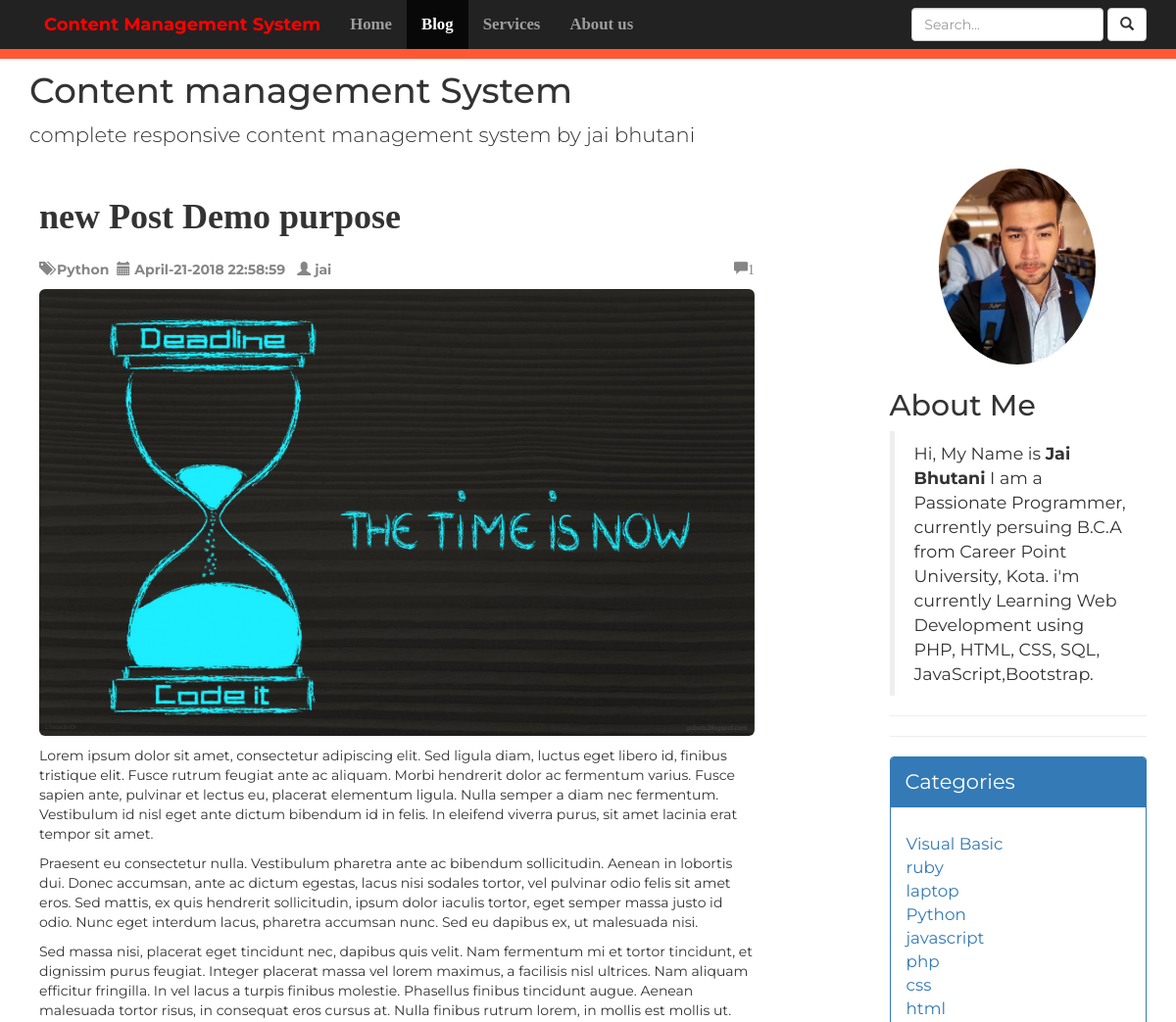
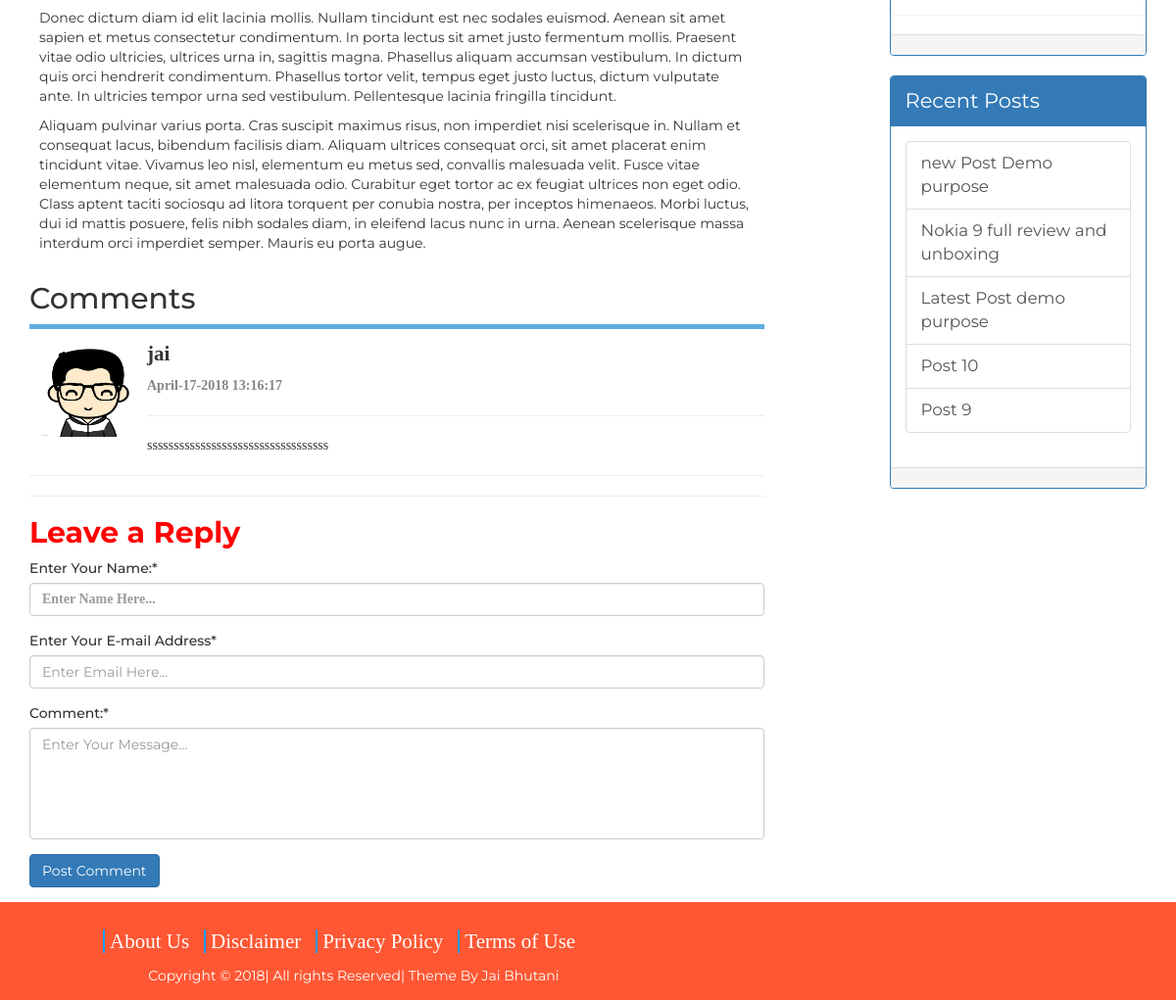
The page /fullpost.php?id=23 on the database its author committed (2 pictures, top to bottom).
### tables this page shows
CREATE TABLE `admin_panel` (
  `id` int(100) NOT NULL,
  `datetime` varchar(100) NOT NULL,
  `category` varchar(100) NOT NULL,
  `author` varchar(100) NOT NULL,
  `image` varchar(200) NOT NULL,
  `title` varchar(100) NOT NULL,
  `post` varchar(10000) NOT NULL
);

CREATE TABLE `comments` (
  `id` int(100) NOT NULL,
  `datetime` varchar(100) NOT NULL,
  `name` varchar(200) NOT NULL,
  `email` varchar(200) NOT NULL,
  `comment` varchar(500) NOT NULL,
  `approver` varchar(100) NOT NULL,
  `post_id` int(100) NOT NULL,
  `status` varchar(100) NOT NULL
);

CREATE TABLE `category` (
  `id` int(100) NOT NULL,
  `name` varchar(100) NOT NULL,
  `datetime` varchar(100) NOT NULL,
  `creatorname` varchar(100) NOT NULL
);

### fullpost.php (the view, shortened to what this page needs)
<?php
$post_Id=$_GET['id'];
?>
<!DOCTYPE html>
<html>
  <head>
    <link rel="stylesheet" href="css/bootstrap.min.css">
    <link rel="stylesheet" href="css/publicstyles.css">
  <link rel="stylesheet" href="https://stackpath.bootstrapcdn.com/font-awesome/4.7.0/css/font-awesome.min.css">
  <link type="text/css" rel="stylesheet" href="https://cdn.jsdelivr.net/jquery.jssocials/1.4.0/jssocials.css" />
  <link type="text/css" rel="stylesheet" href="https://cdn.jsdelivr.net/jquery.jssocials/1.4.0/jssocials-theme-classic.css" />
  </head>
  <body>
      <nav class="nav navbar-inverse navbar-fixed-top bor" role="navigation">
  <div class="container">
      <div class="navbar-header">
      <a class="navbar-brand" href="blog.php?page=1">
        <span style="color:red; font-weight:bold;">Content Management System</span>
</a>
       </div>
       <div class="collapse navbar-collapse" id="collapse">
        <ul class="nav navbar-nav">
          <li><a href="blog.php?page=1">Home</a></li>
          <li class="active"><a href="blog.php?page=1">Blog</a></li>
          <li><a href="#">Services</a></li>
          <li><a href="Aboutus.php">About us</a></li>
          </ul>
          <form class="navbar-form navbar-right" action="blog.php">
            <div class="form-group">
               <input class="form-control" type="text" name="Search" placeholder="Search...">
            <button class="btn btn-default" name="searchbutton">
              <i class="glyphicon glyphicon-search"></i>
            </button>
              </div>
          </form>
        </div>
</div>
    </nav>
<div class="container">
  <div class="blog-header">
    <h1>Content management System </h1>
    <p class="lead">complete responsive content management system by jai bhutani</p>
  </div>
<div class="row">
  <div class="col-sm-8">
    <?php
    if (isset($_GET["searchbutton"])) {
      $search=$_GET["Search"];
      $viewquery="SELECT * FROM admin_panel
      WHERE datetime LIKE '%$search%'
      or category LIKE '%$search%'
      or title LIKE '%$search%'
      or post LIKE '%$search%'
      or author LIKE '%$search%'";
    }
else{
  $id=$_GET['id'];
    $viewquery="SELECT * FROM admin_panel  WHERE id=$id ORDER BY id desc";}
    $execute=mysql_query($viewquery);
    while ($datarows=mysql_fetch_array($execute)) {
              $post_id=$datarows['id'];
              $post_datetime=$datarows['datetime'];
              $post_category=$datarows['category'];
              $post_author=$datarows['author'];
              $post_image=$datarows['image'];
              $post_title=$datarows['title'];
              $post_content=$datarows['post'];
     ?>
     <div class="blogpost ">
       <h1 class="post-heading">  <?php echo htmlentities($post_title);?></h1>
       <p class="description"><i class="glyphicon glyphicon-tags  "></i> <?php echo htmlentities($post_category); ?>&nbsp; <i class="glyphicon glyphicon-calendar"></i> <?php echo htmlentities($post_datetime); ?>
         &nbsp; <i class="glyphicon glyphicon-user"></i> <?php echo htmlentities($post_author); ?>
         <?php
         $querycomm="SELECT COUNT(*) FROM comments WHERE post_id='$post_id' AND status='ON'";
         $executecomm=mysql_query($querycomm);
         $rowscomm=mysql_fetch_array($executecomm);
         $totalcomm=array_shift($rowscomm);
         ?>
         <i class="glyphicon glyphicon-comment  pull-right"><?php echo $totalcomm; ?> </i>
             </p>
       <img class="img-responsive img-rounded" src="upload/<?php echo $post_image; ?>">
       <div class="caption">
         <p class="post"> <?php
           echo $post_content;
         ?></p>
       </div>
     </div>
   <?php } ?>
<h2 class="h2" >Comments</h2>
<span><p class="border" ></p> </span>
<?php
$cquery="SELECT * FROM comments WHERE post_id='$post_Id'and status='ON'ORDER BY id desc";
$cexecute=mysql_query($cquery);
while ($datarows=mysql_fetch_array($cexecute)) {
            $cNAme=$datarows['name'];
          $cDate  =$datarows['datetime'];
          $cComment  =$datarows['comment'];
 ?>
<div class="comments ">
  <div class="">
<img src="images/user-icon.png"  class="logo pull-left img-responsive img-rounded" >
<p class="comm-name" ><?php echo $cNAme ?> </p>
<p class="description"><?php echo $cDate; ?> </p></div><hr>
<div class="">
<p><?php echo nl2br($cComment); ?> </p></div>
</div> <hr>
<?php } ?>
   <hr>
   <div class="Add-Comment">
     <h2  class="h2 highlight" >Leave a Reply</h2>
     <form class="form" action="fullpost.php?id=<?php echo $post_Id; ?>" method="post">
     <div class="form-group">
     <label for="Name"><span class="h5">Enter Your Name:* </span> </label>
     <input class="form-control" type="text" name="Name" id="Title" placeholder="Enter Name Here..." required >
     </div>
     <div class="form-group">
     <label for="Email"><span class="h5">Enter Your E-mail Address*</span> </label>
     <input class="form-control" type="email" name="Email" id="Email" placeholder="Enter Email Here..." required>
     </div>
     <div class="form-group">
     <label for="Comment"><span class="h5">Comment:*</span> </label>
 <textarea name="Comment" class="form-control"id="Comment" rows="5" placeholder="Enter Your Message..." required></textarea>
     </div>
     <div class="form-group">
                   <input class="btn btn-primary"type="submit" name="submit" value="Post Comment">
     </div>
</form>
   </div>
  </div>
  <div class="col-sm-offset-1 col-sm-3">
    <div class="side">
    <img class="img-responsive img-circle author-image " src="images/author.jpg" alt="">
    <h2>About Me</h2>
    <blockquote><p class="author-about">Hi, My Name is <strong>Jai Bhutani</strong> I am a Passionate Programmer, currently persuing B.C.A from Career Point University, Kota. i'm currently Learning Web Development using PHP, HTML, CSS, SQL, JavaScript,Bootstrap.</p></blockquote>
    </div>
<hr> <hr>
  <div class="panel panel-primary">
    <div class="panel-heading">
    <span class="heading">Categories</span>
    </div>
    <div class="panel panel-body">
  <?php
  $categoryquery="SELECT * FROM category ORDER BY id desc";
  $categoryexecute=mysql_query($categoryquery);
  while ($categorydata=mysql_fetch_array($categoryexecute)) {
    $categoryname=$categorydata['name'];
   ?>
  <span><a href="blog.php?category=<?php echo $categoryname; ?>"><?php echo $categoryname; ?> </a></span>
  <br>
  <?php } ?>
    </div>
    <div class="panel-footer">
    </div>
  </div>
  <div class="panel panel-primary">
    <div class="panel-heading">
      <span class="heading">Recent Posts</span>
    </div>
  <div class="panel-body">
    <div class="list-group">
    <?php
    $recentquery="SELECT * FROM admin_panel ORDER BY id desc LIMIT 0,5";
    $recentexecute=mysql_query($recentquery);
    while ($recentdata=mysql_fetch_array($recentexecute)) {
      $recenttitle=$recentdata['title'];
      $recentid=$recentdata['id'];
  ?>
  <a class="list-group-item" href="fullpost.php?id=<?php echo $recentid; ?>"><?php echo $recenttitle; ?> </a>
  <?php } ?>
  </div>
  </div>
  <div class="panel-footer">
  </div>
  </div>
  </div>
</div>
</div>
<div class="container-fluid">
  <div class="row">
    <div class="col-sm-12 footer">
      <ul class="list-group">
        <li class="pull-left "><a href="Aboutus.php" class="li">About Us</a> </li> &nbsp;&nbsp;
        <li class="pull-left "><a href="Disclaimer.php" class="li">Disclaimer</a> </li>
        <li class="pull-left"><a href="Privacypolicy.php"class="li">Privacy Policy</a> </li>
      <li class="pull-left"><a href="Termsofuse.php"class="li">Terms of Use</a> </li>
      </ul>
      <p class="info">&nbsp;&nbsp;&nbsp;&nbsp;&nbsp;&nbsp;&nbsp;&nbsp;&nbsp;&nbsp;&nbsp;&nbsp;&nbsp;&nbsp;Copyright &copy; 2018| All rights Reserved| Theme By Jai Bhutani</p>
    </div>
  </div>
</div>
  </body>
</html>

### css/publicstyles.css (style rules this page uses)
.author-image { height: 200px; margin-bottom: 25px; margin-left: 50px; }
.navbar-nav li { font-weight: bold; font-family: bitter,georgia,times,"times new roman",serif; font-size: 1.2em; }
li a { color: #FFFFFF; }
.bor { border-bottom: 10px solid #FF5733; }
body { padding-top: 53px; font-family: 'Montserrat', sans-serif; }
#Title { font-family: bitter,georgia,"times new roman",times,serif; font-weight: bold; color:#005E90; }
.description { color: #868686; font-weight: bold; margin-top: -2px; }
.post { font-size: 1.1em; font-family: "lucida sans unicode","lucida Grande",sans-serif; text-align: justify; }
.blogpost { padding-left: 10px; padding-right: 10px; padding-top: 10px; overflow: hidden; }
.border { border-bottom: 5px solid #5dade2; }
.comments { font-size: 1em; font-family: fantasy; text-align: justify; }
.comm-name { font-weight: bold; font-size: 1.5em; }
.heading { font-size: 1.5em; }
.panel { margin-top: 10px; }
.panel-body { font-size: 1.2em; }
.highlight { color: red; font-weight: bold; }
.post-heading { font-family: bitter,georgia,"times new roman",times,serif; font-weight: bold; margin-bottom: 25px; }
.footer { background-color: #FF5733; color: #FFFFFF; height:100px; padding-top: 25px; padding-left: 100px; }
.li { font-family: "times new roman"; margin-right: 5px; margin-left: 5px; padding-right: 5px; padding-left: 5px; color: #FFFFFF; font-size: 1.5em; border-left: 2px solid #159cf7; }
ul { list-style-type: none; }
.info { color: #FFFFFF; }

### fullpost.php (style rules this page uses)
textarea { resize: none; }
.logo { margin-left: 10px; margin-right: 10px; margin-top: 10px; margin-bottom: 10px; width: 100px; height: 90px; }

### rows shown on the page
admin_panel: title "new Post Demo purpose", category "Python", datetime "April-21-2018 22:58:59", author "jai", totalcomm "1", image (picture), post "Lorem ipsum dolor sit amet, consectetur adipiscing elit. Sed ligula diam, luctus eget libero id, finibus tristique elit. Fusce rutrum feugiat ante ac aliquam. Morbi hendrerit dolor ac fermentum varius. Fusce sapien ante, pulvinar et lectus eu, placerat elementum ligula. Nulla semper a diam nec fermentum. Vestibulum id nisl eget ante dictum bibendum id in felis. In eleifend viverra purus, sit amet lacinia erat tempor sit amet. Praesent eu consectetur nulla. Vestibulum pharetra ante ac bibendum sollicitudin. Aenean in lobortis dui. Donec accumsan, ante ac dictum egestas, lacus nisi sodales tortor, vel pulvinar odio felis sit amet eros. Sed mattis, ex quis hendrerit sollicitudin, ipsum dolor…"
comments: name "jai", datetime "April-17-2018 13:16:17", comment "ssssssssssssssssssssssssssssssssss"
category: name "Visual Basic"
category: name "ruby"
category: name "laptop"
category: name "Python"
category: name "javascript"
category: name "php"
category: name "css"
category: name "html"
admin_panel: title "Nokia 9 full review and unboxing"
admin_panel: title "Latest Post demo purpose"
admin_panel: title "Post 10"
admin_panel: title "Post 9"
